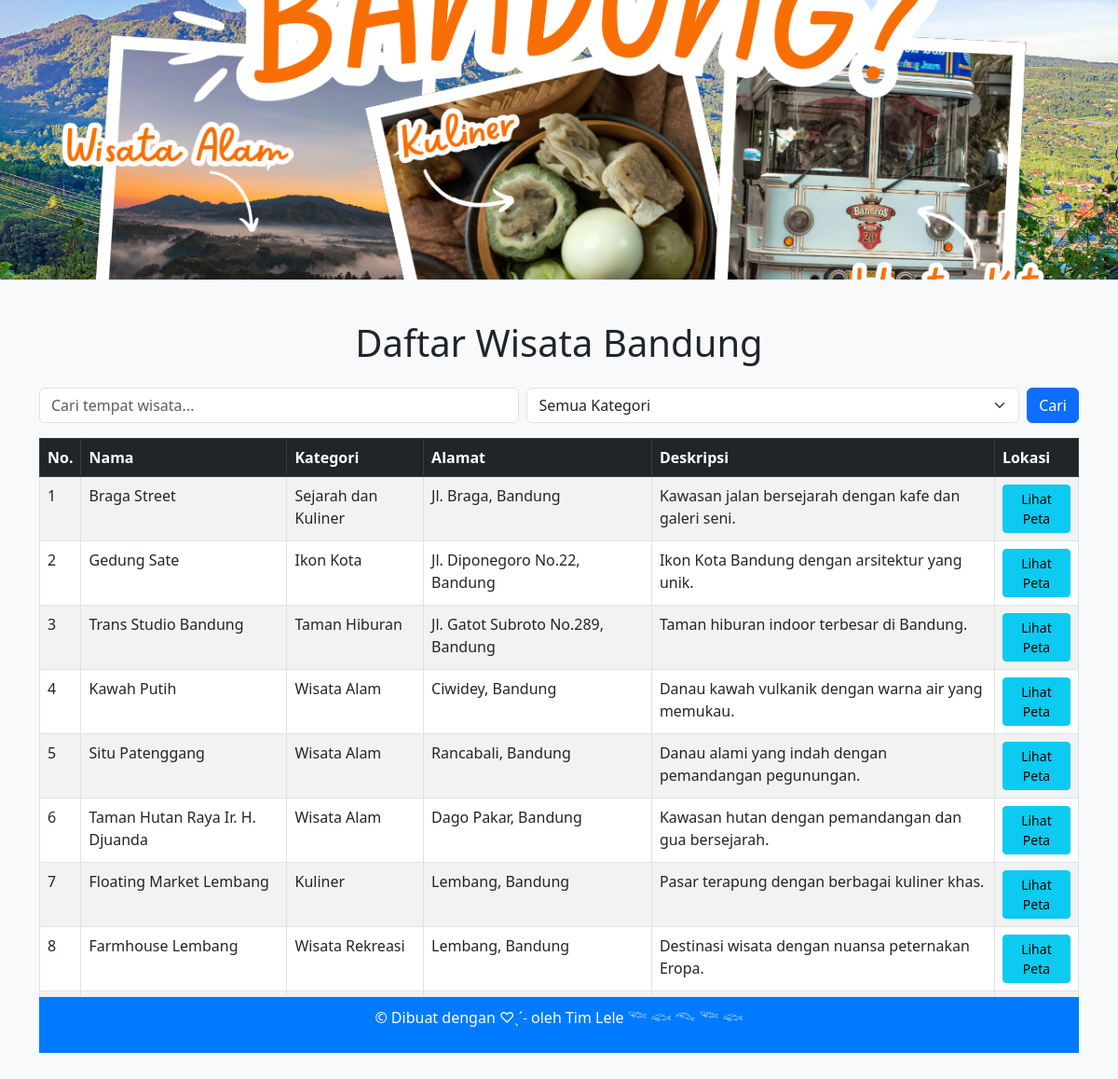
Screenshot of /index1.php with the database file from the repository.
### tables this page shows
CREATE TABLE `tempat_wisata` (
  `id` int(11) NOT NULL,
  `nama` varchar(255) NOT NULL,
  `kategori` varchar(100) NOT NULL,
  `deskripsi` text NOT NULL,
  `alamat` varchar(255) NOT NULL,
  `latitude` decimal(10,8) NOT NULL,
  `longitude` decimal(11,8) NOT NULL
);

### index1.php (the view, shortened to what this page needs)
<?php
include_once "koneksi.php";
$search = isset($_GET['search']) ? mysqli_real_escape_string($conn, $_GET['search']) : '';
$query = "SELECT * FROM tempat_wisata";
$result = mysqli_query($conn, $query);
?>
<!DOCTYPE html>
<html lang="en">
<head>
  <link href="https://cdn.jsdelivr.net/npm/bootstrap@5.3.0-alpha3/dist/css/bootstrap.min.css" rel="stylesheet">
</head>
<body class="bg-light">
  <div class="slideshow-container">
    <img src="img/wisata2.png" alt="Gambar 2">
  </div>
  <div class="container py-4">
    <h1 class="text-center mb-4">Daftar Wisata Bandung</h1>
    <form method="GET" action="index1.php" class="d-flex mb-3">
        <input type="text" name="search" class="form-control me-2" placeholder="Cari tempat wisata..." value="<?= htmlspecialchars($search) ?>">
        <select name="category" class="form-select me-2">
            <option value="">Semua Kategori</option>
        </select>
        <button type="submit" class="btn btn-primary">Cari</button>
    </form>
    <div class="table-wrapper">
        <table class="table table-striped table-bordered">
            <thead class="table-dark">
                <tr>
                    <th>No.</th>
                    <th>Nama</th>
                    <th>Kategori</th>
                    <th>Alamat</th>
                    <th>Deskripsi</th>
                    <th>Lokasi</th>
                </tr>
            </thead>
            <tbody>
                <?php
                if ($result && mysqli_num_rows($result) > 0) {
                    $no = 1;
                    while ($row = mysqli_fetch_assoc($result)) {
                        echo "<tr>
                                <td>{$no}</td>
                                <td>{$row['nama']}</td>
                                <td>{$row['kategori']}</td>
                                <td>{$row['alamat']}</td>
                                <td>{$row['deskripsi']}</td>
                                <td><a href='peta.php?id={$row['id']}' class='btn btn-info btn-sm'>Lihat Peta</a></td>
                          </tr>";
                    $no++;
                }
            } else {
                echo "<tr><td colspan='6' class='text-center'>Tidak ada data ditemukan.</td></tr>";
            }
            ?>
        </tbody>
    </table>
</div>
<?php include 'footer.php'; ?>
</body>
</html>

### footer.php
<footer style="background-color: #007BFF; color: white; text-align: center; padding: 10px 0; position: relative; bottom: 0; width: 100%;">
    <p>&copy; Dibuat dengan ♡ˎˊ˗ oleh Tim Lele 𓆝 𓆟 𓆞 𓆝 𓆟</p>
</footer>

### index1.php (style rules this page uses)
.slideshow-container { position: relative; width: 100%; height: 300px; overflow: hidden; margin-bottom: 20px; }
.slideshow-container img { width: 100%; height: 100%; object-fit: cover; position: absolute; animation: fade 10s infinite; }
.slideshow-container img:nth-child(2) { animation-delay: 3s; }
.table-wrapper { max-height: 600px; overflow-y: auto; width: 100%; max-width: 100%; }

### rows the page displays
tempat_wisata: nama "Braga Street", kategori "Sejarah dan Kuliner", alamat "Jl. Braga, Bandung", deskripsi "Kawasan jalan bersejarah dengan kafe dan galeri seni."
tempat_wisata: nama "Gedung Sate", kategori "Ikon Kota", alamat "Jl. Diponegoro No.22, Bandung", deskripsi "Ikon Kota Bandung dengan arsitektur yang unik."
tempat_wisata: nama "Trans Studio Bandung", kategori "Taman Hiburan", alamat "Jl. Gatot Subroto No.289, Bandung", deskripsi "Taman hiburan indoor terbesar di Bandung."
tempat_wisata: nama "Kawah Putih", kategori "Wisata Alam", alamat "Ciwidey, Bandung", deskripsi "Danau kawah vulkanik dengan warna air yang memukau."
tempat_wisata: nama "Situ Patenggang", kategori "Wisata Alam", alamat "Rancabali, Bandung", deskripsi "Danau alami yang indah dengan pemandangan pegunungan."
tempat_wisata: nama "Taman Hutan Raya Ir. H. Djuanda", kategori "Wisata Alam", alamat "Dago Pakar, Bandung", deskripsi "Kawasan hutan dengan pemandangan dan gua bersejarah."
tempat_wisata: nama "Floating Market Lembang", kategori "Kuliner", alamat "Lembang, Bandung", deskripsi "Pasar terapung dengan berbagai kuliner khas."
tempat_wisata: nama "Farmhouse Lembang", kategori "Wisata Rekreasi", alamat "Lembang, Bandung", deskripsi "Destinasi wisata dengan nuansa peternakan Eropa."
